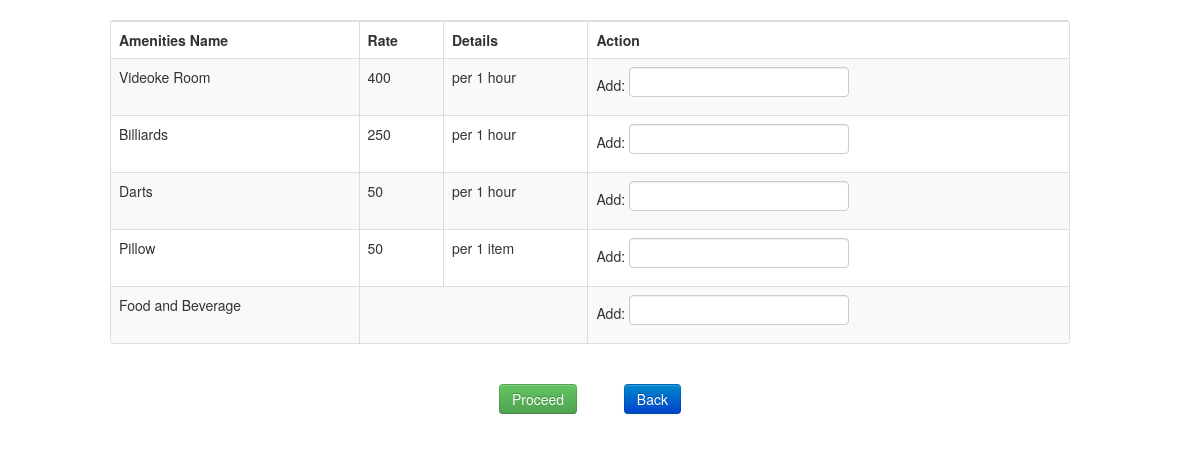
/function/add-amenity.php, run on the app's committed database.
### tables this page shows
CREATE TABLE IF NOT EXISTS `amenities` (
  `id` int(11) NOT NULL,
  `amenityName` varchar(30) NOT NULL,
  `amenityRate` int(11) NOT NULL,
  `description` varchar(255) NOT NULL,
  `quantity` int(11) NOT NULL
);

### function/add-amenity.php (the view, shortened to what this page needs)
<!DOCTYPE html>
<html lang="en">
<head>
    <link   href="css/bootstrap.min.css" rel="stylesheet">
</head>
  <br>
    <div class="container">
            <div class="row">
              <form action = "additional-billing.php" method = "GET">
              <div class="table-responsive">
                <table class="table table-striped table-bordered">
                      <thead>
                        <tr>
                          <th>Amenities Name</th>
                          <th>Rate</th>
                          <th>Details</th>
                          <th>Action</th>
                        </tr>
                      </thead>
                      <tbody>
                      <?php
                       $qry = mysql_query("SELECT * FROM amenities ORDER BY id ASC");
                       while($row = mysql_fetch_array($qry)) {
                       echo '<tr>';
                       echo '<td>'. $row['amenityName'] . '</td>';
                      echo '<td>'. $row['amenityRate'] . '</td>';
                       echo '<td> per '. $row['quantity'] . ' ' .$row['description'].'</td>';
                        echo '<td>';
                         echo 'Add:
                        <input type="hidden" name = "amenity[]" value = "'.$row['amenityName'].'">
                         <input type="number" name = "number[]" min="1" max="5">';
                        echo '</td>';
                        echo '</tr>';
                       }
				              ?>
                      <tr>
                        <td>Food and Beverage</td>
                        <td colspan = "2"></td>
                        <td>Add: <input type="text" name = "food" ></td>
                      </tr>
                      </tbody>
                </table>
				<br>
				<center>
				<input type="submit" class="btn btn-success" value = "Proceed">
        <a class = "btn btn-primary" href = "index-amenity.php">Back</a>
				</center>
      </form>
      </div>
        </div>
  </body>
</html>

### data on the page
amenities: amenityName "Videoke Room", amenityRate "400", quantity "1", description "hour"
amenities: amenityName "Billiards", amenityRate "250", quantity "1", description "hour"
amenities: amenityName "Darts", amenityRate "50", quantity "1", description "hour"
amenities: amenityName "Pillow", amenityRate "50", quantity "1", description "item"
